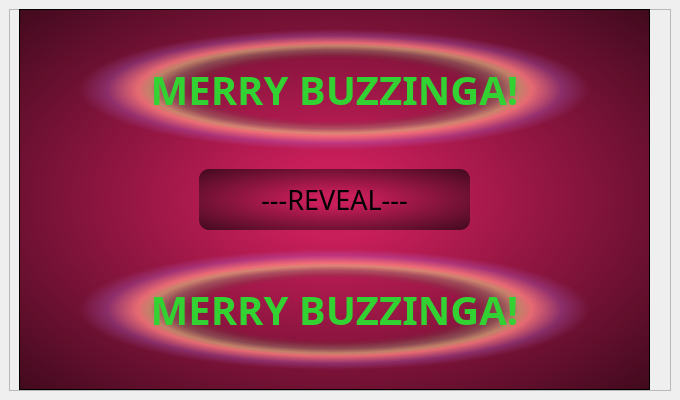
<?xml version="1.0" encoding="UTF-8"?>
<ui version="4.0">
 <class>Window_Menu</class>
 <widget class="QMainWindow" name="Window_Menu">
  <property name="geometry">
   <rect>
    <x>0</x>
    <y>0</y>
    <width>680</width>
    <height>400</height>
   </rect>
  </property>
  <property name="windowTitle">
   <string>MainWindow</string>
  </property>
  <widget class="QWidget" name="centralwidget">
   <layout class="QVBoxLayout" name="verticalLayout">
    <item>
     <widget class="QFrame" name="frame">
      <property name="styleSheet">
       <string notr="true">QFrame {
    color: rgb(220, 220, 220);
	border-radius: 188px;
}

background-color: qradialgradient(spread:pad, cx:0.5, cy:0.5, radius:0.5, fx:0.5, fy:0.5, stop:0 rgba(0, 0, 0, 255), stop:0.19397 rgba(0, 0, 0, 255), stop:0.202312 rgba(122, 97, 0, 255), stop:0.495514 rgba(76, 58, 0, 255), stop:0.504819 rgba(255, 255, 255, 255), stop:0.79 rgba(255, 255, 255, 255), stop:1 rgba(255, 158, 158, 255));</string>
      </property>
      <property name="frameShape">
       <enum>QFrame::StyledPanel</enum>
      </property>
      <property name="frameShadow">
       <enum>QFrame::Raised</enum>
      </property>
      <widget class="QLabel" name="titleLabel">
       <property name="geometry">
        <rect>
         <x>70</x>
         <y>20</y>
         <width>511</width>
         <height>121</height>
        </rect>
       </property>
       <property name="font">
        <font>
         <family>Agency FB</family>
         <pointsize>30</pointsize>
        </font>
       </property>
       <property name="layoutDirection">
        <enum>Qt::LeftToRight</enum>
       </property>
       <property name="styleSheet">
        <string notr="true">background-color: qradialgradient(spread:repeat, cx:0.5, cy:0.5, radius:0.5, fx:0.987562, fy:0.432, stop:0 rgba(0, 0, 0, 255), stop:1 rgba(255, 255, 255, 255));
background-color: qradialgradient(spread:pad, cx:0.5, cy:0.5, radius:0.5, fx:0.5, fy:0.5, stop:0 rgba(0, 0, 0, 0), stop:0.52 rgba(0, 0, 0, 0), stop:0.565 rgba(82, 121, 76, 33), stop:0.65 rgba(159, 235, 148, 64), stop:0.721925 rgba(255, 238, 150, 129), stop:0.77 rgba(255, 128, 128, 204), stop:0.89 rgba(191, 128, 255, 64), stop:1 rgba(0, 0, 0, 0));
color: qlineargradient(spread:pad, x1:0, y1:1, x2:0, y2:0, stop:0 rgba(0, 0, 0, 255), stop:0.05 rgba(14, 8, 73, 255), stop:0.36 rgba(28, 17, 145, 255), stop:0.6 rgba(126, 14, 81, 255), stop:0.75 rgba(234, 11, 11, 255), stop:0.79 rgba(244, 70, 5, 255), stop:0.86 rgba(255, 136, 0, 255), stop:0.935 rgba(239, 236, 55, 255));
color: rgb(30, 216, 50);
color: rgb(50, 210, 50);</string>
       </property>
       <property name="text">
        <string>&lt;html&gt;&lt;head/&gt;&lt;body&gt;&lt;p&gt;&lt;span style=&quot; font-weight:600;&quot;&gt;MERRY BUZZINGA!&lt;/span&gt;&lt;/p&gt;&lt;/body&gt;&lt;/html&gt;</string>
       </property>
       <property name="textFormat">
        <enum>Qt::AutoText</enum>
       </property>
       <property name="scaledContents">
        <bool>false</bool>
       </property>
       <property name="alignment">
        <set>Qt::AlignCenter</set>
       </property>
      </widget>
      <widget class="QFrame" name="frame_2">
       <property name="geometry">
        <rect>
         <x>10</x>
         <y>0</y>
         <width>631</width>
         <height>381</height>
        </rect>
       </property>
       <property name="styleSheet">
        <string notr="true">background-color: rgb(24, 18, 85);
background-color: qradialgradient(spread:pad, cx:0.495, cy:0.5, radius:1, fx:0.5, fy:0.5, stop:0.1 rgba(200, 30, 90, 255), stop:1 rgba(0, 0, 0, 255));
</string>
       </property>
       <property name="frameShape">
        <enum>QFrame::StyledPanel</enum>
       </property>
       <property name="frameShadow">
        <enum>QFrame::Raised</enum>
       </property>
       <widget class="QPushButton" name="pushButton">
        <property name="geometry">
         <rect>
          <x>180</x>
          <y>160</y>
          <width>271</width>
          <height>61</height>
         </rect>
        </property>
        <property name="font">
         <font>
          <family>8514oem</family>
          <pointsize>20</pointsize>
         </font>
        </property>
        <property name="styleSheet">
         <string notr="true">border-radius: 10px;</string>
        </property>
        <property name="text">
         <string>---REVEAL---</string>
        </property>
       </widget>
       <widget class="QLabel" name="titleLabel_2">
        <property name="geometry">
         <rect>
          <x>60</x>
          <y>240</y>
          <width>511</width>
          <height>121</height>
         </rect>
        </property>
        <property name="font">
         <font>
          <family>Agency FB</family>
          <pointsize>30</pointsize>
         </font>
        </property>
        <property name="layoutDirection">
         <enum>Qt::LeftToRight</enum>
        </property>
        <property name="styleSheet">
         <string notr="true">background-color: qradialgradient(spread:repeat, cx:0.5, cy:0.5, radius:0.5, fx:0.987562, fy:0.432, stop:0 rgba(0, 0, 0, 255), stop:1 rgba(255, 255, 255, 255));
background-color: qradialgradient(spread:pad, cx:0.5, cy:0.5, radius:0.5, fx:0.5, fy:0.5, stop:0 rgba(0, 0, 0, 0), stop:0.52 rgba(0, 0, 0, 0), stop:0.565 rgba(82, 121, 76, 33), stop:0.65 rgba(159, 235, 148, 64), stop:0.721925 rgba(255, 238, 150, 129), stop:0.77 rgba(255, 128, 128, 204), stop:0.89 rgba(191, 128, 255, 64), stop:1 rgba(0, 0, 0, 0));
color: qlineargradient(spread:pad, x1:0, y1:1, x2:0, y2:0, stop:0 rgba(0, 0, 0, 255), stop:0.05 rgba(14, 8, 73, 255), stop:0.36 rgba(28, 17, 145, 255), stop:0.6 rgba(126, 14, 81, 255), stop:0.75 rgba(234, 11, 11, 255), stop:0.79 rgba(244, 70, 5, 255), stop:0.86 rgba(255, 136, 0, 255), stop:0.935 rgba(239, 236, 55, 255));
color: rgb(30, 216, 50);
color: rgb(50, 210, 50);</string>
        </property>
        <property name="text">
         <string>&lt;html&gt;&lt;head/&gt;&lt;body&gt;&lt;p&gt;&lt;span style=&quot; font-weight:600;&quot;&gt;MERRY BUZZINGA!&lt;/span&gt;&lt;/p&gt;&lt;/body&gt;&lt;/html&gt;</string>
        </property>
        <property name="textFormat">
         <enum>Qt::AutoText</enum>
        </property>
        <property name="scaledContents">
         <bool>false</bool>
        </property>
        <property name="alignment">
         <set>Qt::AlignCenter</set>
        </property>
       </widget>
      </widget>
      <zorder>frame_2</zorder>
      <zorder>titleLabel</zorder>
     </widget>
    </item>
   </layout>
  </widget>
 </widget>
 <resources/>
 <connections/>
</ui>
